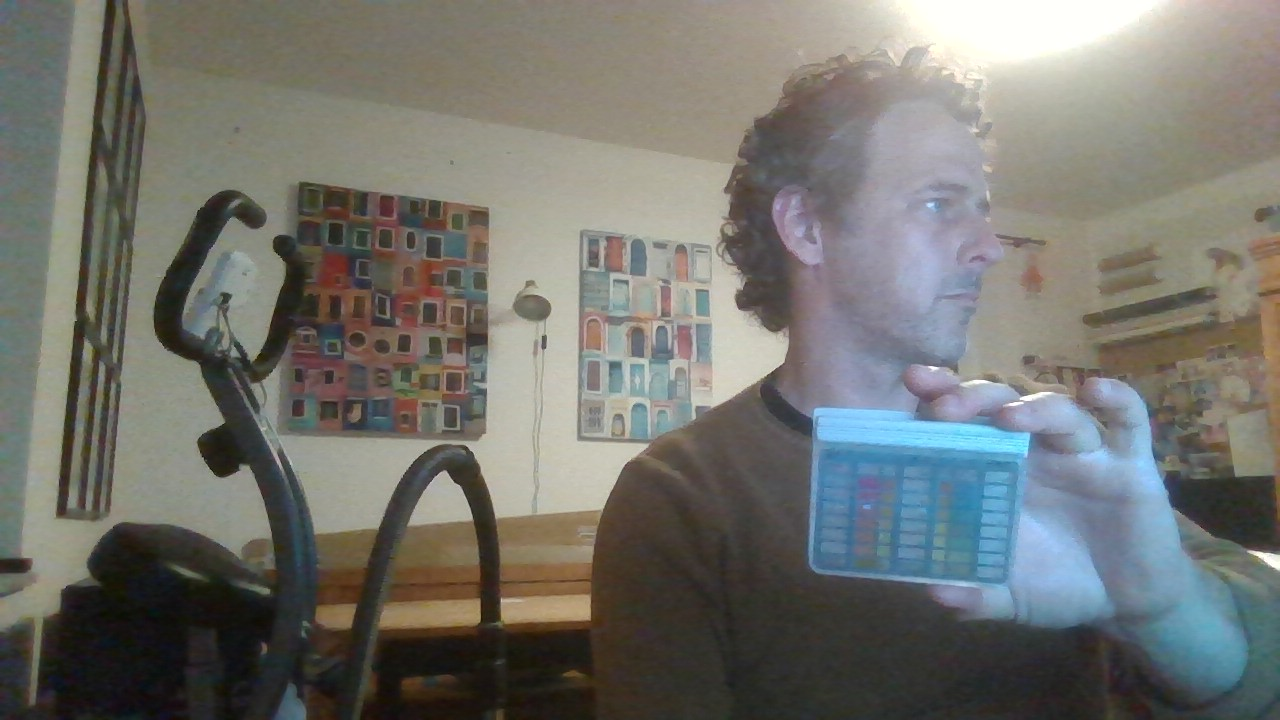
#> input picture WIN_20250906_21_46_58_Pro.jpg, 1280 x 720 px
$ python template_matching.py
#> lines starting #> are read from the running program, lines starting #| are printed output that depends on the picture; after the words box and inside, x2 and y2 are one past the last pixel; in counts of white or black regions, pixels touching at a corner belong together
import cv2
import numpy as np

# Read the images
large_img = cv2.imread('WIN_20250906_21_46_58_Pro.jpg')
#> large_img is the input picture: shape (720, 1280, 3); mean B, G, R 110.7, 116, 115.6
template = cv2.imread('template02.jpg')
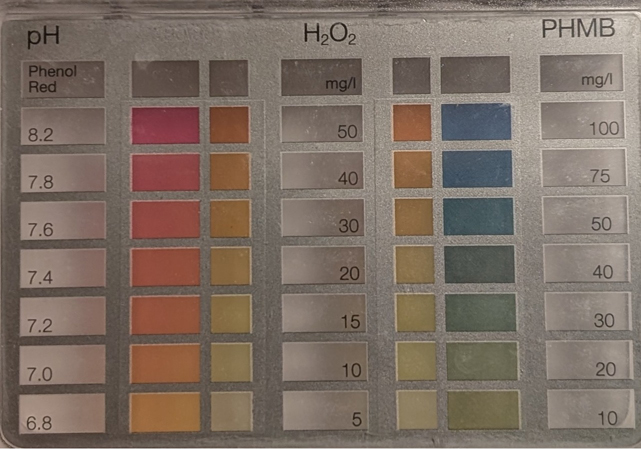
#> input picture template02.jpg, 641 x 449 px
#> template is the input picture: shape (449, 641, 3); mean B, G, R 100.7, 111.4, 126.1

# Convert images to grayscale
large_gray = cv2.cvtColor(large_img, cv2.COLOR_BGR2GRAY)
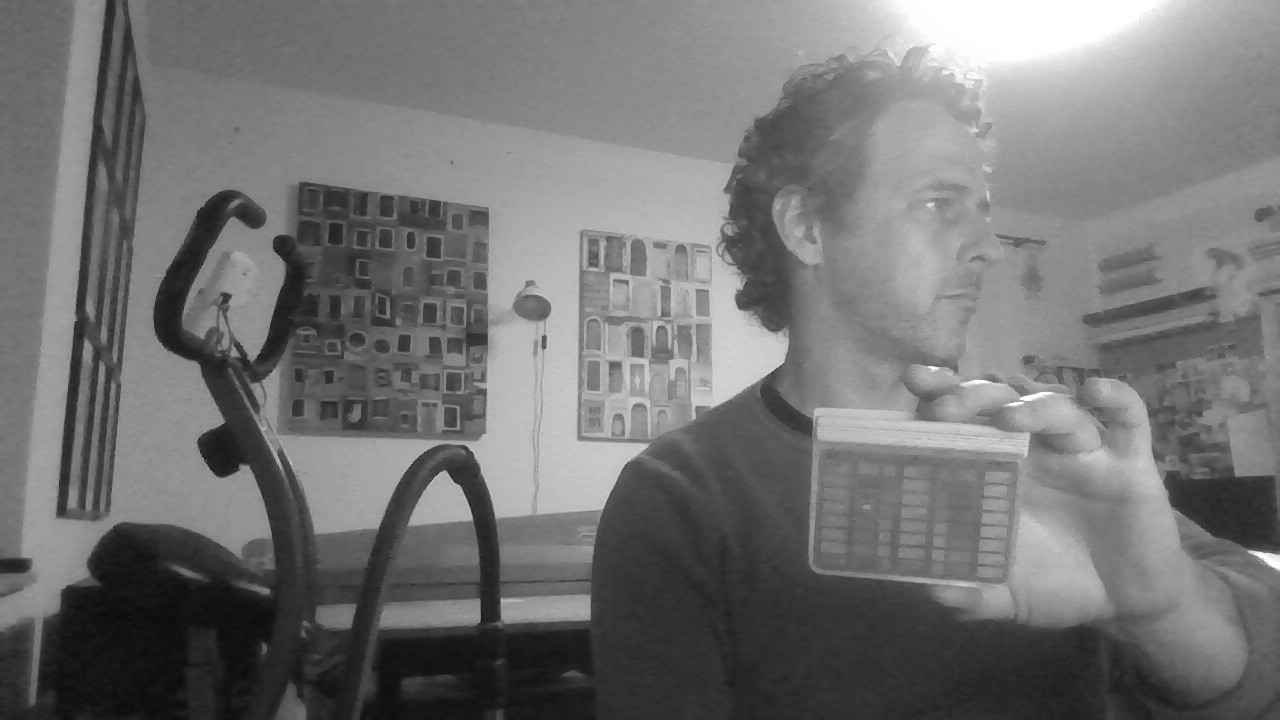
#> large_gray: shape (720, 1280); min 9, max 255, mean 115.3
template_gray = cv2.cvtColor(template, cv2.COLOR_BGR2GRAY)
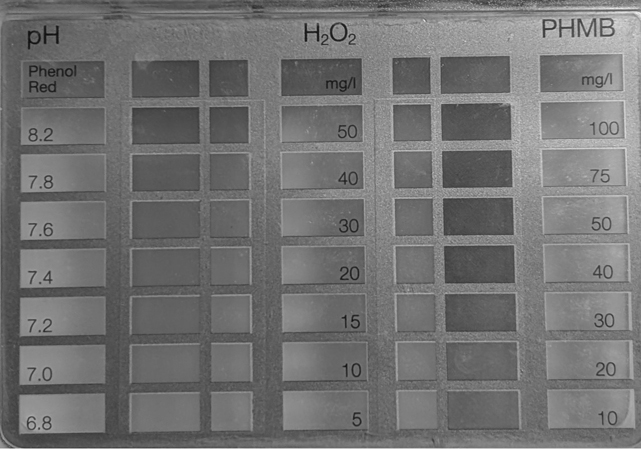
#> template_gray: shape (449, 641); min 14, max 242, mean 114.6

# Template matching
result = cv2.matchTemplate(large_gray, template_gray, cv2.TM_CCOEFF_NORMED)
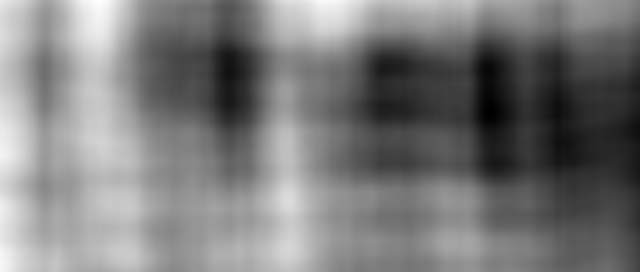
#> result: shape (272, 640) float32; min -0.0334, max 0.261, mean 0.109; drawn with min black and max white
min_val, max_val, min_loc, max_loc = cv2.minMaxLoc(result)
#> min_val = -0.0334; max_val = 0.261; min_loc = (490, 112); max_loc = (99, 0)

# Draw rectangle
top_left = max_loc
#> top_left = (99, 0)
h, w = template_gray.shape
#> h = 449; w = 641
bottom_right = (top_left[0] + w, top_left[1] + h)
#> bottom_right = (740, 449)
cv2.rectangle(large_img, top_left, bottom_right, (0,255,0), 2)
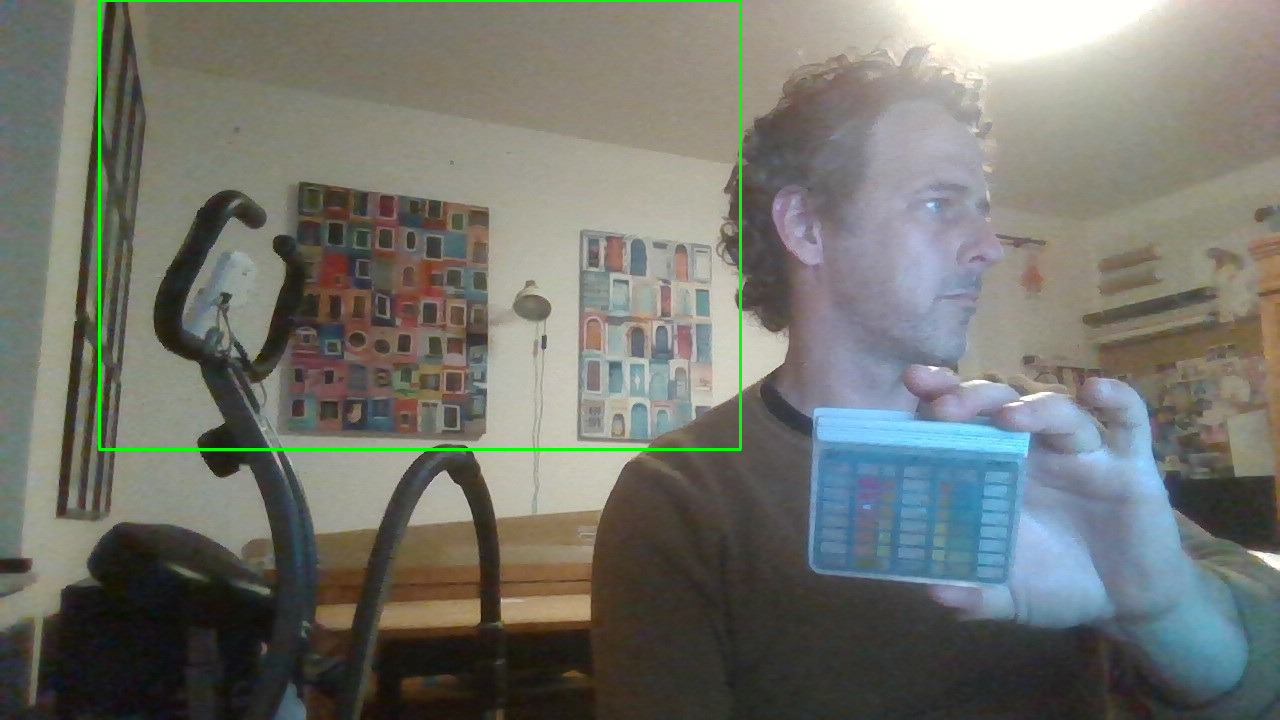
#> large_img: shape (720, 1280, 3); 0.64% of pixels changed, all inside (x1, y1, x2, y2) = (98, 0, 742, 451)

# Save or display the image
cv2.imwrite('result.jpg', large_img)
